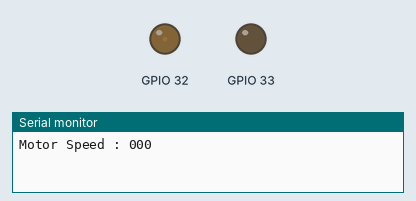
Bench run of a sketch on a simulated ESP32. Shown: output pins drawn as LEDs (lit = HIGH), the last lines printed to the serial monitor.

Above: at 0.05 s.
At 4.45 s:
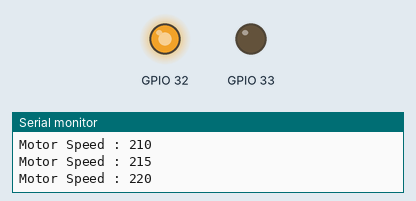
At 8.85 s:
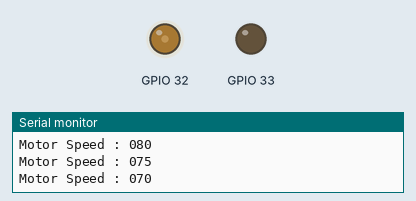
At 19.35 s:
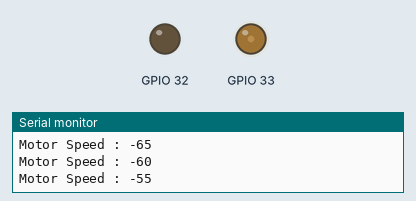
Timing chart, 0 to 26.6 s (numbered marks = the images above):
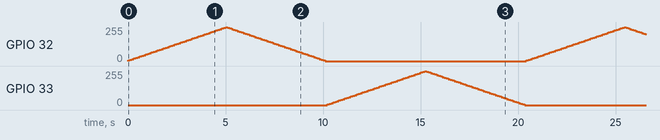

The sketch:

exampleHW-354.ino
```cpp
/*
 * Drives a DC Motor using a HW-354 (MX1508) from an ESP32
 * Motor can run one way or reverse using 2 PINS
 * Works with GPIO2,4,12,13,14,15,25,26,27,32,33
*/
#include "HW-354.h"

#define PINA 32
#define PINB 33
#define NUMPWM 2
#define CHANNELA 0

HW354 motorA(PINA,PINB, CHANNELA, FAST_DECAY, PWM_2PIN);
int rotSpeed;
int increment = 5;

void setup() {
  Serial.begin(115200);
  motorA.stopMotor();
  rotSpeed = 0;
}

void loop() {
  // set the brightness on LEDC channel 0
  Serial.printf("Motor Speed : %03d\n", rotSpeed);
  motorA.startMotor(rotSpeed+=increment);
  if (rotSpeed <= -255 || rotSpeed >= 255) {
    increment = -increment;
  }
  // wait for 30 milliseconds to see the dimming effect
  delay(100);
}
```

HW-354.cpp
```cpp
#include "HW-354.h"

// use 13 bit precission for LEDC timer
#define LEDC_TIMER_13_BIT  13

// use 5000 Hz as a LEDC base frequency
#define LEDC_BASE_FREQ     5000

void HW354::setParams(uint8_t pin1, uint8_t pin2, uint8_t channel, DecayMode decayMode, NumOfPwmPins numPins)
{
  _pin1 = pin1; // always a PWM pin
  _pin2 = pin2; // can be a non-Pwm pin.
  _whichMode = decayMode;
  _numPwmPins = numPins;
  _channel1 = channel*2;
  _channel2 = _channel1+1;

  // configure LED PWM functionalitites
  ledcSetup(_channel1, LEDC_BASE_FREQ, LEDC_TIMER_13_BIT);
  ledcSetup(_channel2, LEDC_BASE_FREQ, LEDC_TIMER_13_BIT);
  /*ledcAttachPin(_channel1, _pin1);
  ledcAttachPin(_channel2, _pin2); */
  ledcAttachPin(_pin1, _channel1);
  ledcAttachPin(_pin2, _channel2);
}

HW354::HW354( uint8_t pin1, uint8_t pin2, uint8_t channel) {
  setParams(pin1, pin2, channel, FAST_DECAY, PWM_2PIN);
}

HW354::HW354(uint8_t pin1, uint8_t pin2, uint8_t channel, DecayMode decayMode, NumOfPwmPins numPins) {
  setParams(pin1, pin2, channel, decayMode, numPins);
}

int HW354::getPWM() {
  return _pwmVal;
}

void HW354::stopMotor()
{
    #if defined(ARDUINO_ARCH_ESP32)
        ledcWrite(_channel1, LOW);
        ledcWrite(_channel2, LOW);
    #else
        digitalWrite(_pin1, LOW);
        digitalWrite(_pin2, LOW);
    #endif
}

// Arduino like analogWrite
// value has to be between 0 and valueMax
void HW354::analogWrite(uint8_t channel, uint32_t value, uint32_t valueMax ) {
  // calculate duty, 8191 from 2 ^ 13 - 1
  uint32_t duty = (8191 / valueMax) * min(value, valueMax);
  // write duty to LEDC
  ledcWrite(channel, duty);
}

void HW354::startMotor(long pwmSpeed) {
  _pwmVal = pwmSpeed;
  // if set decay mode is set as fast decay mode
  /*if (this->_whichMode == FAST_DECAY)
  {
    if (pwmSpeed >= 0)
    {  //if Speed > 0 then forward fast decay
      if(_numPwmPins == PWM_1PIN)
        digitalWrite(_pin2, LOW);
	    else
	      analogWrite(_channel2, 1);
        analogWrite(_channel1, pwmSpeed);
    }
    else
      if (this->_numPwmPins == PWM_2PIN)
      { // else reverse fast decay
        pwmSpeed *= -1;
  	     analogWrite(_channel1, 1);
        analogWrite(_channel2, pwmSpeed);
      }
      else if (this->_numPwmPins == PWM_1PIN)
      { // reverse slow decay
      pwmSpeed *= -1;
      digitalWrite(_pin2, HIGH);
      analogWrite(_channel1, pwmSpeed);
    }
  }
   // if decay mode is set as slow decay mode
  else {
    if (pwmSpeed >= 0) {                        // forward slow decay
      if(_numPwmPins == PWM_1PIN)
        digitalWrite(_pin1, HIGH);
      else
	      analogWrite(_channel1, LOW);
      analogWrite(_channel2, pwmSpeed);
    }
    else if (this->_numPwmPins == PWM_2PIN) { // reverse slow decay
      pwmSpeed *= -1;
	    analogWrite(_channel2, 0);
      analogWrite(_channel1, pwmSpeed);
    }
    else if (this->_numPwmPins == PWM_1PIN) { // reverse fast decay
      pwmSpeed *= -1;
      digitalWrite(_pin1, LOW);
      analogWrite(_channel2, pwmSpeed);
    }
  }*/
  if (pwmSpeed >0){
      analogWrite(_channel2, 0,255);
      analogWrite(_channel1, pwmSpeed, 255);
  }
  else {
      analogWrite(_channel1, 0, 255);
      analogWrite(_channel2, -pwmSpeed, 255);
  }

}
```

HW-354.h
```cpp
/*
 * Drives a DC Motor using a HW-354 (MX1508) from an ESP32
 * Motor can run one way or reverse using 2 PINS
 * On NodeMCU-32S, Works with GPIO2,4,12,13,14,15,25,26,27,32,33
*/
#ifndef HW354_h
#define HW354_h

#include "Arduino.h"

typedef enum
{
  FAST_DECAY = 0,  // set non-PWM pin low
  SLOW_DECAY = 1    // set non-PWM pin high
} DecayMode;

typedef enum
{
  PWM_1PIN  = 1,
  PWM_2PIN  = 2
} NumOfPwmPins;

class HW354 {
  public:
    HW354(uint8_t pin1, uint8_t pin2, uint8_t channel); // default fast decay, 2 pwm pins
    HW354(uint8_t pin1, uint8_t pin2, uint8_t channel, DecayMode decayMode, NumOfPwmPins numPWM);
    void  startMotor(long pwmVal); //
    void  setResolution(unsigned int resolution);
    int   getPWM();
    void  stopMotor();
	  void  analogWrite(uint8_t channel, uint32_t value, uint32_t valueMax = 255);
  private:
    void  setParams(uint8_t pin1, uint8_t pin2, uint8_t channel, DecayMode decayMode, NumOfPwmPins numPins);
    uint8_t _pin1;
    uint8_t _pin2;
    uint8_t _channel1;
    uint8_t _channel2;
    int _pwmVal;
    DecayMode _whichMode;
    NumOfPwmPins _numPwmPins;
};

#endif
```
